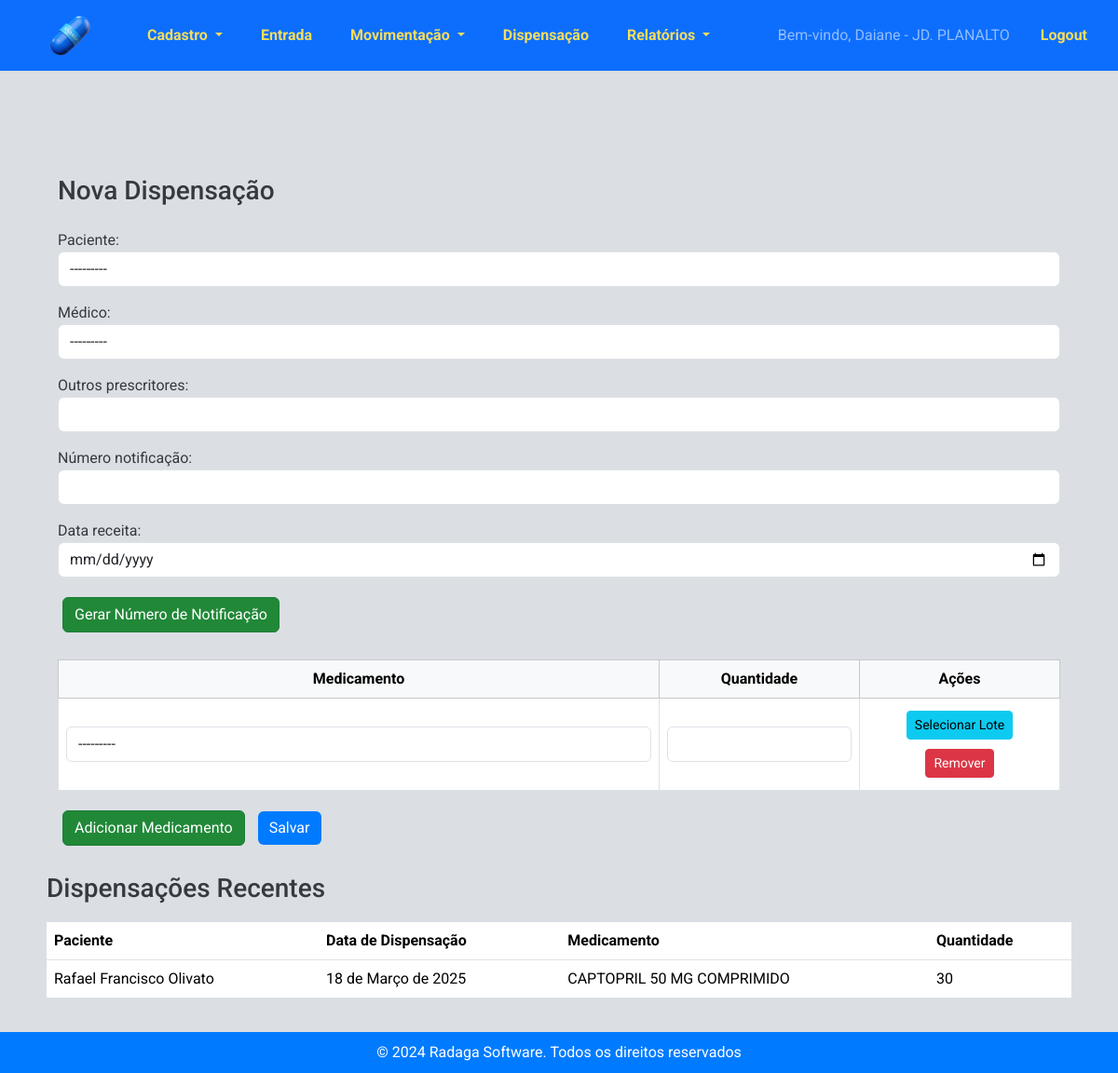
/estoque/dispensacoes/nova/ (signed in), run on an earlier commit of the app's database.
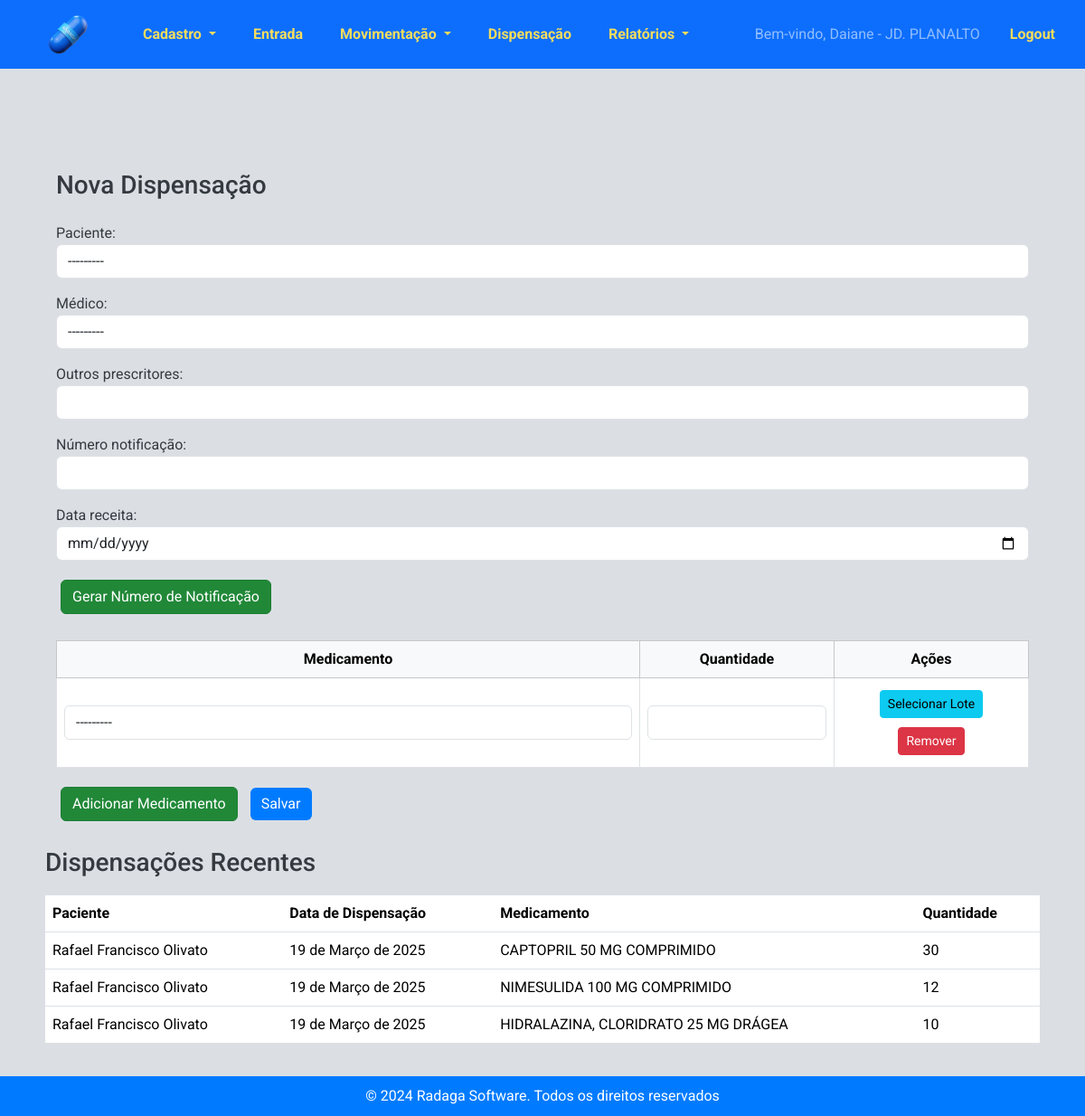
And on a later commit of the database.
### estoque/models.py (models this page shows, shortened)
class Dispensacao(models.Model):
    paciente = models.ForeignKey('Paciente', on_delete=models.CASCADE)
    medico = models.ForeignKey('Medico', on_delete=models.SET_NULL, null=True, blank=True,  verbose_name="Médico")
    outros_prescritores = models.CharField(max_length=255, blank=True, null=True)
    numero_notificacao = models.CharField(max_length=6, blank=True, null=True, verbose_name="Número notificação")
    data_receita = models.DateField(default=timezone.now)
    data_dispensacao = models.DateField(auto_now_add=True)

class Paciente(models.Model):
    nome = models.CharField(max_length=100)
    nome_mae = models.CharField(max_length=100, verbose_name="Nome da mãe")
    cns = models.CharField(max_length=15, unique=True, verbose_name="CNS")
    cpf = models.CharField(max_length=11, unique=True, verbose_name="CPF")
    data_nascimento = models.DateField()
    def __str__(self):
        return self.nome

class DispensacaoMedicamento(models.Model):
    dispensacao = models.ForeignKey('Dispensacao', related_name='medicamentos', on_delete=models.CASCADE)
    medicamento = models.ForeignKey('Medicamento', on_delete=models.CASCADE)
    quantidade = models.PositiveIntegerField()

class Medicamento(models.Model):
    LISTA_CHOICES = [
        ('A', 'Lista A'),
        ('B', 'Lista B'),
        ('C', 'Lista C'),
    ]
    codigo_identificacao = models.CharField(max_length=100, blank=True, null=True)
    nome = models.CharField(max_length=255, blank=True, null=True)
    psicotropico = models.CharField(max_length=1, choices=LISTA_CHOICES, blank=True, null=True, verbose_name="Psicotrópico")
    def __str__(self):
        return self.nome

### estoque/views.py (the view)
# urls.py: path('dispensacoes/nova/', views.nova_dispensacao, name='nova_dispensacao'),
@login_required
def nova_dispensacao(request):
    usuario = request.user  # Obtém o usuário logado
    try:
        estabelecimento = usuario.profile.estabelecimento
    except AttributeError:
        messages.error(request, "Seu usuário não está associado a um estabelecimento.")
        return redirect("listar_dispensacoes")
    if request.method == "POST":
        form = DispensacaoForm(request.POST)
        formset = DispensacaoMedicamentoFormSet(request.POST)
        if form.is_valid() and formset.is_valid():
            with transaction.atomic():  # Garante que todas as operações sejam concluídas corretamente
                dispensacao = form.save(commit=False)
                dispensacao.usuario = usuario  # Registra o usuário que fez a dispensação
                dispensacao.save()
                medicamentos = formset.save(commit=False)
                for medicamento in medicamentos:
                    medicamento.dispensacao = dispensacao
                    try:
                        estoque = Estoque.objects.get(
                            medicamento=medicamento.medicamento, estabelecimento=estabelecimento
                        )
                    except Estoque.DoesNotExist:
                        messages.error(request, f"Estoque não encontrado para {medicamento.medicamento} no {estabelecimento}!")
                        return redirect("nova_dispensacao")
                    if estoque.quantidade < medicamento.quantidade:
                        messages.error(request, f"Estoque insuficiente para {medicamento.medicamento}!")
                        return redirect("nova_dispensacao")
                    print(f"Antes da atualização: {estoque.medicamento.nome} - Estoque: {estoque.quantidade}")
                    estoque.quantidade -= medicamento.quantidade
                    estoque.save()
                    print(f"Depois da atualização: {estoque.medicamento.nome} - Estoque: {estoque.quantidade}")
                    detalhes_estoque = DetalhesMedicamento.objects.filter(
                        medicamento=medicamento.medicamento,
                        quantidade__gt=0,
                        estabelecimento=estabelecimento  # Filtra pelo mesmo estabelecimento
                    ).order_by("validade")  # Usa os lotes mais antigos primeiro
                    quantidade_a_reduzir = medicamento.quantidade
                    for lote in detalhes_estoque:
                        if quantidade_a_reduzir <= 0:
                            break  # Se toda a quantidade já foi retirada, sai do loop
                        print(f"Antes da atualização do lote: {lote.medicamento.nome} - Lote: {lote.lote} - Quantidade: {lote.quantidade}")
                        if lote.quantidade >= quantidade_a_reduzir:
                            lote.quantidade -= quantidade_a_reduzir
                            lote.save()
                            quantidade_a_reduzir = 0
                        else:
                            quantidade_a_reduzir -= lote.quantidade
                            lote.quantidade = 0
                            lote.save()
                        print(f"Depois da atualização do lote: {lote.medicamento.nome} - Lote: {lote.lote} - Quantidade: {lote.quantidade}")
                    medicamento.save()  # Salva a dispensação após a atualização do estoque
                messages.success(request, "Dispensação registrada e estoque atualizado com sucesso!")
                return redirect("listar_dispensacoes")
    else:
        medicamentos_com_estoque = Medicamento.objects.filter(
            estoques_medicamento__quantidade__gt=0,  # Busca medicamentos disponíveis no estoque geral
            estoques_medicamento__estabelecimento=estabelecimento,  # Apenas do estabelecimento do usuário
        ).distinct()
    form = DispensacaoForm()
    formset = DispensacaoMedicamentoFormSet(queryset=DispensacaoMedicamento.objects.none())
    medicamentos_json = json.dumps(
        [{"id": med.id, "nome": med.nome} for med in medicamentos_com_estoque]
    )
    dispensacoes_recentes = Dispensacao.objects.all().order_by("-data_dispensacao")[:3]
    return render(
        request,
        "estoque/nova_dispensacao.html",
        {
            "form": form,
            "formset": formset,
            "medicamentos_disponiveis": mark_safe(medicamentos_json),
            "dispensacoes_recentes": dispensacoes_recentes,
        },
    )

### estoque/forms.py
class DispensacaoForm(forms.ModelForm):
    class Meta:
        model = Dispensacao
        fields = ['paciente', 'medico', 'outros_prescritores', 'numero_notificacao', 'data_receita']
        widgets = {
            'paciente': forms.Select(attrs={'class': 'form-control'}),
            'medico': forms.Select(attrs={'class': 'form-control'}),
            'outros_prescritores': forms.TextInput(attrs={'class': 'form-control'}),
            'numero_notificacao': forms.TextInput(attrs={'class': 'form-control'}),
            'data_receita': forms.DateInput(attrs={'type': 'date', 'class': 'form-control'}),
        }

### estoque/models.py (called while the page is built)
    def __str__(self):
        return self.nome_completo

### estoque/templates/estoque/nova_dispensacao.html (shortened to what this page needs)
{% extends 'estoque/base.html' %}
{% block content %}
<div class="container mt-5">
    <h3 class="mb-4">Nova Dispensação</h3>
    <form method="post">
        {{ form.as_p }}
       <button type="button" class="btn btn-secondary" id="generate-notification-number">Gerar Número de Notificação</button>
        <br><br>
        <table class="table table-bordered text-center align-middle" id="medicamentos-table">
            <thead class="table-light">
                <tr>
                    <th style="width: 60%;">Medicamento</th>
                    <th style="width: 20%;">Quantidade</th>
                    <th style="width: 20%;">Ações</th>
                </tr>
            </thead>
            <tbody>
                {% for form in formset %}
                <tr>
                    <td>{{ form.medicamento }}</td>
                    <td>{{ form.quantidade }}</td>
                    <td>
                        <button type="button" class="btn btn-info btn-sm select-lote">Selecionar Lote</button>
                        <button type="button" class="btn btn-danger btn-sm remove-form-row">Remover</button>
                    </td>
                </tr>
                {% endfor %}
            </tbody>
        </table>
        <button type="button" class="btn btn-secondary" id="add-medicamento">Adicionar Medicamento</button>
        <button type="submit" class="btn btn-primary">Salvar</button>
    </form>
</div>
<br>
<h3>Dispensações Recentes</h3>
<table class="table">
    <thead>
        <tr>
            <th>Paciente</th>
            <th>Data de Dispensação</th>
            <th>Medicamento</th>
            <th>Quantidade</th>
        </tr>
    </thead>
    <tbody>
        {% for dispensacao in dispensacoes_recentes %}
            {% for item in dispensacao.medicamentos.all %}
                <tr>
                    {% if forloop.first %}
                        <td rowspan="{{ dispensacao.medicamentos.count }}">{{ dispensacao.paciente.nome }}</td>
                    {% endif %}
                    <td>{{ dispensacao.data_dispensacao }}</td>
                    <td>{{ item.medicamento.nome }}</td>
                    <td>{{ item.quantidade }}</td>
                </tr>
            {% endfor %}
        {% empty %}
            <tr>
                <td colspan="4">Nenhuma dispensação registrada ainda.</td>
            </tr>
        {% endfor %}
    </tbody>
</table>
{% endblock %}

What changed in the data, as far as the page shows it:
no longer on this page (row unchanged): Dispensacao: paciente.nome "Rafael Francisco Olivato", data_dispensacao "18 de Março de 2025"
no longer on this page (row unchanged): DispensacaoMedicamento: medicamento.nome "CAPTOPRIL 50 MG COMPRIMIDO", quantidade "30"
added Dispensacao: paciente.nome "Rafael Francisco Olivato", data_dispensacao "19 de Março de 2025"
added DispensacaoMedicamento: medicamento.nome "CAPTOPRIL 50 MG COMPRIMIDO", quantidade "30"
added Dispensacao: paciente.nome "Rafael Francisco Olivato", data_dispensacao "19 de Março de 2025"
added DispensacaoMedicamento: medicamento.nome "NIMESULIDA 100 MG COMPRIMIDO", quantidade "12"
added Dispensacao: paciente.nome "Rafael Francisco Olivato", data_dispensacao "19 de Março de 2025"
added DispensacaoMedicamento: medicamento.nome "HIDRALAZINA, CLORIDRATO 25 MG DRÁGEA", quantidade "10"
